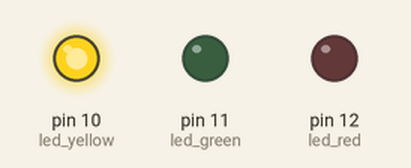
Recording of a sketch running on a simulated Arduino Uno, built with avr-gcc and run on an emulated ATmega328P. On the bench: output pins drawn as LEDs (lit = HIGH).

Above: at 1.5 s.
At 5.5 s:
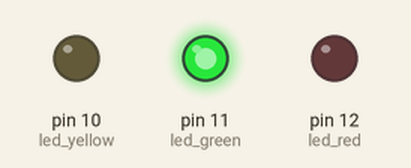
At 9.5 s:
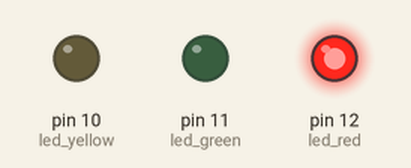
Timing chart, 0 to 14.3 s (numbered marks = the images above):
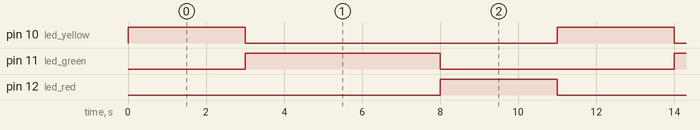

Measured:
- by itself, pin 10 (led_yellow), pin 12 (led_red): alternates HIGH for 3.0 s and LOW for 8.0 s
- by itself, pin 11 (led_green): alternates HIGH for 5.0 s and LOW for 6.0 s
- by itself, everything shown: repeats every 11.0 s, in 3 steps

The sketch:

trafficlight.ino
```cpp
int led_yellow =10;
int led_green =11;
int led_red =12;

void setup() {

pinMode (led_yellow,OUTPUT );
pinMode (led_green,OUTPUT );
pinMode (led_red,OUTPUT );

}

void loop() {
  digitalWrite (led_yellow ,HIGH );
  digitalWrite (led_green, LOW );
  digitalWrite (led_red, LOW );
delay (3000);

digitalWrite (led_red, LOW );
digitalWrite (led_yellow ,LOW);
digitalWrite (led_green, HIGH);
delay (5000);

digitalWrite (led_yellow ,LOW);
digitalWrite (led_green, LOW );
digitalWrite (led_red, HIGH );
delay (3000);

}
```
